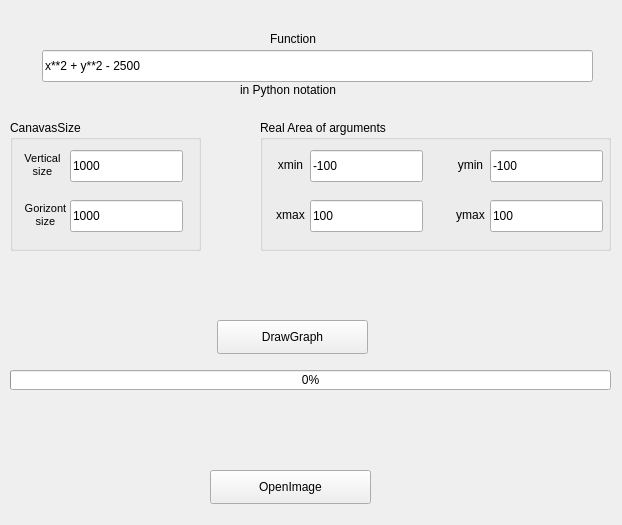
<?xml version="1.0" encoding="UTF-8"?>
<ui version="4.0">
 <class>MainWindow</class>
 <widget class="QMainWindow" name="MainWindow">
  <property name="geometry">
   <rect>
    <x>0</x>
    <y>0</y>
    <width>622</width>
    <height>525</height>
   </rect>
  </property>
  <property name="windowTitle">
   <string>FunctionDrawer</string>
  </property>
  <widget class="QWidget" name="centralwidget">
   <widget class="QLineEdit" name="lineEdit">
    <property name="geometry">
     <rect>
      <x>70</x>
      <y>150</y>
      <width>113</width>
      <height>32</height>
     </rect>
    </property>
    <property name="text">
     <string>1000</string>
    </property>
   </widget>
   <widget class="QLineEdit" name="lineEdit_2">
    <property name="geometry">
     <rect>
      <x>70</x>
      <y>200</y>
      <width>113</width>
      <height>32</height>
     </rect>
    </property>
    <property name="text">
     <string>1000</string>
    </property>
   </widget>
   <widget class="QLineEdit" name="lineEdit_3">
    <property name="geometry">
     <rect>
      <x>490</x>
      <y>150</y>
      <width>113</width>
      <height>32</height>
     </rect>
    </property>
    <property name="text">
     <string>-100</string>
    </property>
   </widget>
   <widget class="QLineEdit" name="lineEdit_4">
    <property name="geometry">
     <rect>
      <x>490</x>
      <y>200</y>
      <width>113</width>
      <height>32</height>
     </rect>
    </property>
    <property name="text">
     <string>100</string>
    </property>
   </widget>
   <widget class="QProgressBar" name="progressBar">
    <property name="geometry">
     <rect>
      <x>10</x>
      <y>370</y>
      <width>601</width>
      <height>20</height>
     </rect>
    </property>
    <property name="value">
     <number>0</number>
    </property>
   </widget>
   <widget class="QPushButton" name="pushButton">
    <property name="geometry">
     <rect>
      <x>210</x>
      <y>470</y>
      <width>161</width>
      <height>34</height>
     </rect>
    </property>
    <property name="text">
     <string>OpenImage</string>
    </property>
   </widget>
   <widget class="QLineEdit" name="lineEdit_5">
    <property name="geometry">
     <rect>
      <x>310</x>
      <y>150</y>
      <width>113</width>
      <height>32</height>
     </rect>
    </property>
    <property name="text">
     <string>-100</string>
    </property>
   </widget>
   <widget class="QLineEdit" name="lineEdit_6">
    <property name="geometry">
     <rect>
      <x>310</x>
      <y>200</y>
      <width>113</width>
      <height>32</height>
     </rect>
    </property>
    <property name="text">
     <string>100</string>
    </property>
   </widget>
   <widget class="QPushButton" name="pushButton_2">
    <property name="geometry">
     <rect>
      <x>217</x>
      <y>320</y>
      <width>151</width>
      <height>34</height>
     </rect>
    </property>
    <property name="text">
     <string>DrawGraph</string>
    </property>
   </widget>
   <widget class="QLineEdit" name="lineEdit_7">
    <property name="geometry">
     <rect>
      <x>42</x>
      <y>50</y>
      <width>551</width>
      <height>32</height>
     </rect>
    </property>
    <property name="text">
     <string>x**2 + y**2 - 2500</string>
    </property>
   </widget>
   <widget class="QGroupBox" name="groupBox">
    <property name="geometry">
     <rect>
      <x>10</x>
      <y>120</y>
      <width>191</width>
      <height>131</height>
     </rect>
    </property>
    <property name="title">
     <string>CanavasSize</string>
    </property>
    <widget class="QLabel" name="label">
     <property name="geometry">
      <rect>
       <x>7</x>
       <y>30</y>
       <width>51</width>
       <height>31</height>
      </rect>
     </property>
     <property name="text">
      <string>&lt;html&gt;&lt;head/&gt;&lt;body&gt;&lt;p align=&quot;center&quot;&gt;&lt;span style=&quot; font-size:8pt;&quot;&gt;Vertical&lt;br/&gt;size&lt;/span&gt;&lt;/p&gt;&lt;/body&gt;&lt;/html&gt;</string>
     </property>
    </widget>
    <widget class="QLabel" name="label_2">
     <property name="geometry">
      <rect>
       <x>10</x>
       <y>80</y>
       <width>51</width>
       <height>31</height>
      </rect>
     </property>
     <property name="text">
      <string>&lt;html&gt;&lt;head/&gt;&lt;body&gt;&lt;p align=&quot;center&quot;&gt;&lt;span style=&quot; font-size:8pt;&quot;&gt;Gorizont&lt;br/&gt;size&lt;/span&gt;&lt;/p&gt;&lt;/body&gt;&lt;/html&gt;</string>
     </property>
    </widget>
   </widget>
   <widget class="QGroupBox" name="groupBox_2">
    <property name="geometry">
     <rect>
      <x>260</x>
      <y>120</y>
      <width>351</width>
      <height>131</height>
     </rect>
    </property>
    <property name="title">
     <string>Real Area of arguments</string>
    </property>
    <widget class="QLabel" name="label_3">
     <property name="geometry">
      <rect>
       <x>10</x>
       <y>30</y>
       <width>41</width>
       <height>31</height>
      </rect>
     </property>
     <property name="text">
      <string>&lt;html&gt;&lt;head/&gt;&lt;body&gt;&lt;p align=&quot;center&quot;&gt;xmin&lt;/p&gt;&lt;/body&gt;&lt;/html&gt;</string>
     </property>
    </widget>
    <widget class="QLabel" name="label_4">
     <property name="geometry">
      <rect>
       <x>10</x>
       <y>80</y>
       <width>41</width>
       <height>31</height>
      </rect>
     </property>
     <property name="text">
      <string>&lt;html&gt;&lt;head/&gt;&lt;body&gt;&lt;p align=&quot;center&quot;&gt;xmax&lt;/p&gt;&lt;/body&gt;&lt;/html&gt;</string>
     </property>
    </widget>
    <widget class="QLabel" name="label_5">
     <property name="geometry">
      <rect>
       <x>190</x>
       <y>30</y>
       <width>41</width>
       <height>31</height>
      </rect>
     </property>
     <property name="text">
      <string>&lt;html&gt;&lt;head/&gt;&lt;body&gt;&lt;p align=&quot;center&quot;&gt;ymin&lt;/p&gt;&lt;/body&gt;&lt;/html&gt;</string>
     </property>
    </widget>
    <widget class="QLabel" name="label_6">
     <property name="geometry">
      <rect>
       <x>190</x>
       <y>80</y>
       <width>41</width>
       <height>31</height>
      </rect>
     </property>
     <property name="text">
      <string>&lt;html&gt;&lt;head/&gt;&lt;body&gt;&lt;p align=&quot;center&quot;&gt;ymax&lt;/p&gt;&lt;/body&gt;&lt;/html&gt;</string>
     </property>
    </widget>
   </widget>
   <widget class="QLabel" name="label_7">
    <property name="geometry">
     <rect>
      <x>270</x>
      <y>30</y>
      <width>58</width>
      <height>18</height>
     </rect>
    </property>
    <property name="text">
     <string>Function</string>
    </property>
   </widget>
   <widget class="QLabel" name="label_8">
    <property name="geometry">
     <rect>
      <x>240</x>
      <y>80</y>
      <width>121</width>
      <height>20</height>
     </rect>
    </property>
    <property name="text">
     <string>in Python notation</string>
    </property>
   </widget>
   <zorder>groupBox</zorder>
   <zorder>groupBox_2</zorder>
   <zorder>lineEdit</zorder>
   <zorder>lineEdit_2</zorder>
   <zorder>lineEdit_3</zorder>
   <zorder>lineEdit_4</zorder>
   <zorder>progressBar</zorder>
   <zorder>pushButton</zorder>
   <zorder>lineEdit_5</zorder>
   <zorder>lineEdit_6</zorder>
   <zorder>pushButton_2</zorder>
   <zorder>lineEdit_7</zorder>
   <zorder>label_7</zorder>
   <zorder>label_8</zorder>
  </widget>
 </widget>
 <resources/>
 <connections/>
</ui>
